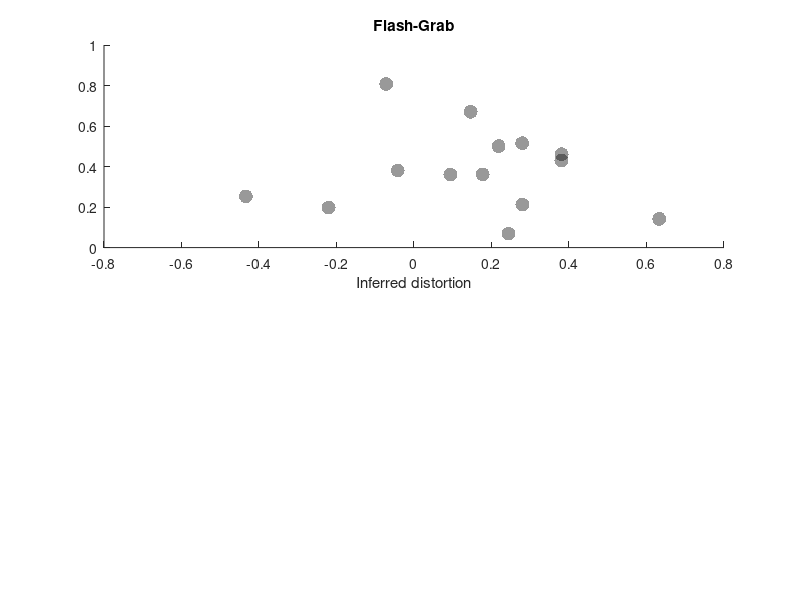

The MATLAB script that drew this image: (Note: this script raises an error after producing the figure.)
clc
clear
close all

load distortion_observed.mat
load click_positions.mat

hBarLength_FG = frontDotX_FG - backDotX_FG;
hBarLength_FE = frontDotX_FE - backDotX_FE;

leftHand_FG = centerDotX_FG - backDotX_FG;
leftHand_FE = centerDotX_FE - backDotX_FE;

rightHand_FG = frontDotX_FG - centerDotX_FG;
rightHand_FE = frontDotX_FE - centerDotX_FE;

distortion_expected_FG = (leftHand_FG-rightHand_FG) ./ hBarLength_FG;
distortion_expected_FE = (leftHand_FE-rightHand_FE) ./ hBarLength_FE;

nsubjects = numel(distortion_expected_FG);

figure('units','inches','outerposition',[1 1 3.5 8])

%% apply exclusion
% distortion_observed_FG(ind_exclude) = [];
% distortion_observed_FE(ind_exclude) = [];
% distortion_expected_FG(ind_exclude) = [];
% distortion_expected_FE(ind_exclude) = [];

%% click location order check
ind_FG = (frontDotX_FG > centerDotX_FG) > backDotX_FG;
ind_FE = (frontDotX_FE > centerDotX_FE) > backDotX_FE;
% distortion_expected_FG(~ind_FG) = [];
% distortion_observed_FG(~ind_FG) = [];
% distortion_expected_FE(~ind_FE) = [];
% distortion_observed_FE(~ind_FE) = [];

%% click location separation check
[~,sig1_FG] = signrank(frontDotX_FG, centerDotX_FG);
[~,sig2_FG] = signrank(frontDotX_FG, centerDotX_FG);
% ind_FE = (frontDotX_FE > centerDotX_FE) > backDotX_FE;
% distortion_expected_FG(~ind_FG) = [];
% distortion_observed_FG(~ind_FG) = [];
% distortion_expected_FE(~ind_FE) = [];
% distortion_observed_FE(~ind_FE) = [];

%% plot difference (FG)
subplot(2,1,1)

szMarker = 100;
alphaMarker = .4;
c = 'k';
ticks = -1:.5:2;
lims = [-.75 1];

hold on
scatter(distortion_expected_FG, distortion_observed_FG, ...
    szMarker, c, 'fill', ...
    'markerfacealpha',alphaMarker)

title 'Flash-Grab'

xlabel 'Inferred distortion'
xline(0,'-')
xticks(ticks)
xlim(lims)

ylabel 'Observed distortion'
yline(0,'-')
yticks(ticks)
ylim(lims)

text(1.5, -.75, ['N = ',num2str(nsubjects)])

axis square
addUnityLine

cleanplot

fprintf([ ...
    '\n <FG distortion>' ...
    '\n median observed: %4.2f' ...
    '\n median inferred: %4.2f\n'], ...
    median(distortion_observed_FG), ...
    median(distortion_expected_FG))

%% plot scatter (FE)
subplot(2,1,2)

scatter(distortion_expected_FE, distortion_observed_FE, ...
    szMarker, c, 'fill', ...
    'markerfacealpha',alphaMarker)

title 'Frame'

xlabel 'Inferred distortion'
xline(0,'-')
xticks(ticks)
xlim(lims)

ylabel 'Observed distortion'
yline(0,'-')
yticks(ticks)
ylim(lims)

text(1.5, -.75, ['N = ',num2str(nsubjects)])

axis square
addUnityLine

cleanplot

fprintf([ ...
    '\n <FE distortion>' ...
    '\n median observed: %4.2f' ...
    '\n median inferred: %4.2f\n'], ...
    median(distortion_observed_FE), ...
    median(distortion_expected_FE))


%% plot scatter observed-inferred distortion

figure('units','inches','outerposition',[0 0 4 4])
hold on

FG_diff = distortion_observed_FG - distortion_expected_FG;
FE_diff = distortion_observed_FE - distortion_expected_FE;

szMarker = 100;
alphaMarker = .4;
c = 'k';
ticks = -2:.5:2;
lims = [-1 1];

scatter(FG_diff, FE_diff, ...
    szMarker, c, 'fill', ...
    'markerfacealpha',alphaMarker)

title 'Distortion difference (Observed - Inferred)'

xlabel 'Flash-Grab'
xline(0,'-')
xticks(ticks)
xlim(lims)

ylabel 'Frame'
yline(0,'-')
yticks(ticks)
ylim(lims)

text(1.5, -.75, ['N = ',num2str(nsubjects)])

axis square
addUnityLine

cleanplot

%% plot observed-inferred distortion

figure('units','inches','outerposition',[0 0 4 4])

data_mat = [FG_diff, FE_diff];

xs = scatterbar_median(data_mat);
errorbar(1:2, median(data_mat), MAD(data_mat), ...
    'o','color','k','linewidth',2,'marker','none')

plot(xs', data_mat', 'color', .5 * ones(1,3))

xticks(1:2)
xticklabels({'FG', 'FE'})

ylabel({'Distortion'; '(observed - inferred)'})
yline(0,'-')
% ylim([-.2 1])

text(2.3, -1.4, ['N = ',num2str(nsubjects)])
pbaspect([1,2,1])

cleanplot

%%
[delta, ~, p, W, z, r] = signrank_full(FG_diff, FE_diff);
fprintf([ ...
    '\n <Distortion difference>' ...
    '\n -----------------------' ...
    '\n median difference = %4.1f'...
    '\n W = %5.2f' ...
    '\n z = %5.2f' ...
    '\n p = %5.3f' ...
    '\n r = %4.2f \n'], ...
delta,W,z,p,r)
statbar(1,2, 1, p);

%% save figure
% set(gcf,'papersize',[8.3 11.7])
% saveas(gcf,'../results/fig05.pdf')
